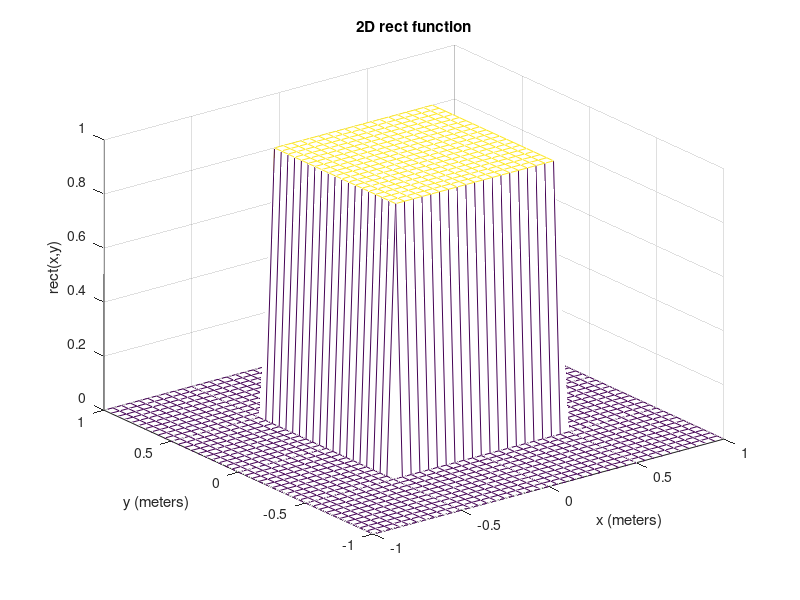
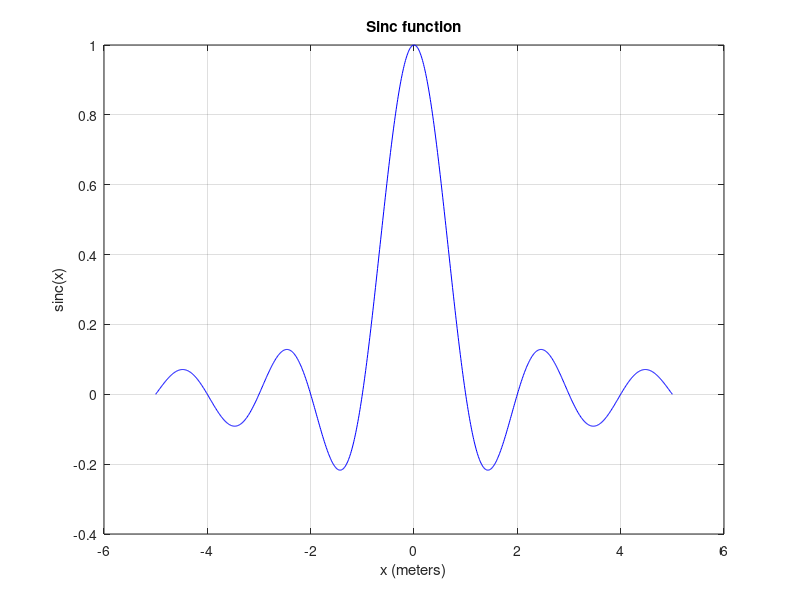
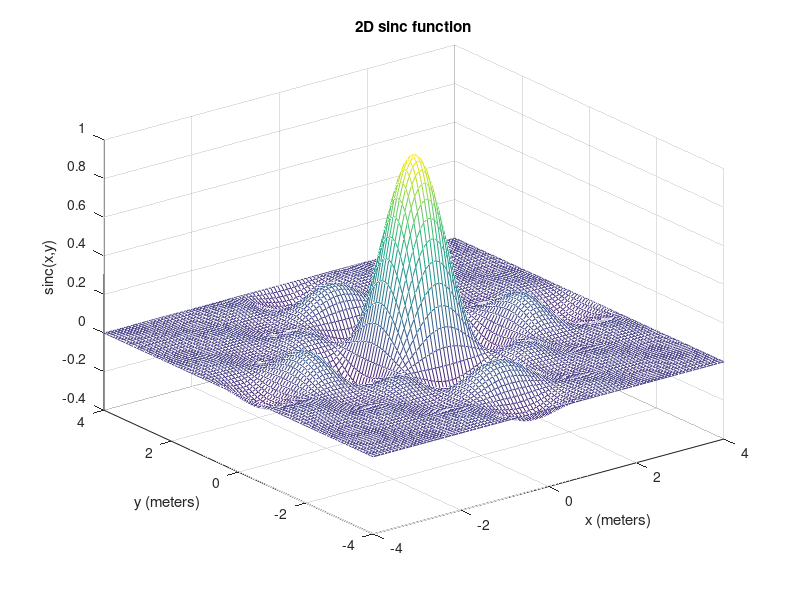
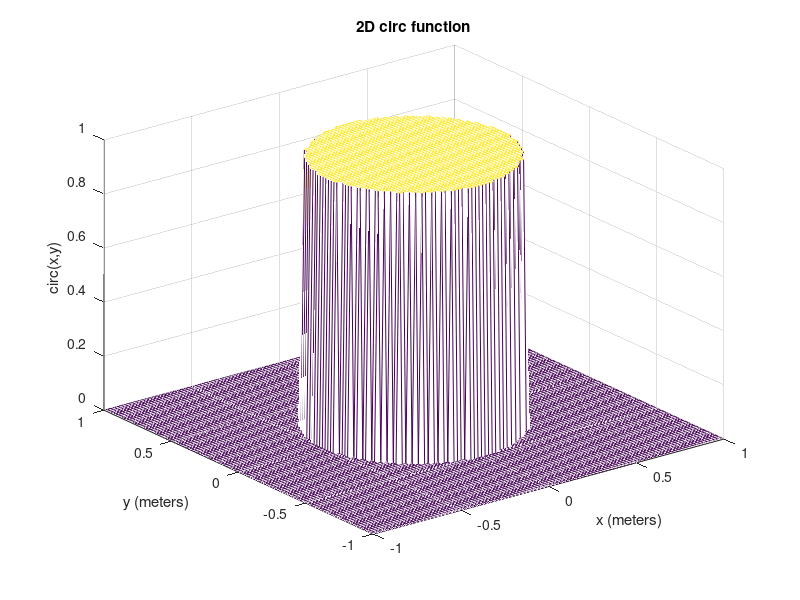

These figures' MATLAB source, in order: (Note: this script raises an error after producing the figures.)
% Plot some 2D signals

addpath(genpath('..\..\MATLAB\'));

%% Rect

[x,y] = meshgrid( -1:.05:1 );

g = double( abs(x) < .5 & abs(y) < .5 );


figure
mesh( x, y, g  ) % note the use of d here
xlabel('x (meters)');
ylabel('y (meters)');
zlabel('rect(x,y)');
title('2D rect function')

%% 1D Sinc

x = linspace(-5,5,1000);

y = sinc(x);

figure
plot(x,y, 'b-')

xlabel('x (meters)');
ylabel('sinc(x)');
title('Sinc function')
grid


%% 2D sinc

[x,y] = meshgrid( linspace(-4,4,100) );
z = sinc(x).*sinc(y);

figure
mesh(x,y,z)

xlabel('x (meters)');
ylabel('y (meters)');
zlabel('sinc(x,y)');
title('2D sinc function')

%% Circ

[x,y] = meshgrid( linspace(-1,1,100) );
z = double( sqrt( x.^2 + y.^2 ) < .5 );

figure
mesh(x,y,z)

xlabel('x (meters)');
ylabel('y (meters)');
zlabel('circ(x,y)');
title('2D circ function')


%% Cosine

[x,y] = meshgrid( linspace(-1,1,100) );

u0=1;
v0=2;

z = cos( 2*pi*(u0*x + v0*y));

figure
mesh(x,y,z)

xlabel('x (meters)');
ylabel('y (meters)');
zlabel('f(x,y)');
title('2D cosine')


%% Cosine + spectrum

N = 256;
d = .01; % meters

[w1,w2,f1,f2,u,v,x,y] = fftshift_samples2d( N, d );

[X,Y]=meshgrid(x,y);

u0=1;
v0=2;
z = cos( 2*pi*(u0*X + v0*Y));


im(z,1,0,2,x,y)
axis xy
xlabel('x (meters)');
ylabel('y (meters)');
zlabel('f(x,y)');
title('2D cosine')

  
Z = fftshift(fft2(ifftshift(z)));
   

im( abs(Z) == max(abs(Z(:))) ,1,0,2,u,v)
axis xy
xlabel('u (cycles/meter)');
ylabel('v (cycles/meter)');
zlabel('|G(u,v)|');
title('CSFT of cosine')
axis([-10,10,-10,10])



u0=-5;
v0=8;
z = cos( 2*pi*(u0*X + v0*Y));


im(z,1,0,2,x,y)
axis xy
xlabel('x (meters)');
ylabel('y (meters)');
zlabel('f(x,y)');
title('2D cosine')

  
Z = fftshift(fft2(ifftshift(z)));
   

im( abs(Z) == max(abs(Z(:))) ,1,0,2,u,v)
axis xy
xlabel('u (cycles/meter)');
ylabel('v (cycles/meter)');
zlabel('|G(u,v)|');
title('CSFT of cosine')
axis([-10,10,-10,10])


%% Rect - Sinc pair


[x,y] = meshgrid( -1:.05:1 );

g = double( abs(x) < .5 & abs(y) < .5 );


figure
mesh( x, y, g  ) % note the use of d here
xlabel('x (m)');
ylabel('y (m)');
zlabel('rect(x,y)');
title('2D rect function')


[x,y] = meshgrid( linspace(-4,4,100) );
z = sinc(x).*sinc(y);

figure
mesh(x,y,z)

xlabel('u (cyc/m)');
ylabel('v (cyc/m)');
zlabel('sinc(u,v)');
title('CSFT')


%% circ - jinc pair

[x,y] = meshgrid( linspace(-1,1,100) );
z = double( sqrt( x.^2 + y.^2 ) < .5 );

figure
mesh(x,y,z)

xlabel('x (meters)');
ylabel('y (meters)');
zlabel('circ(x,y)');
title('2D circ function')


[u,v] = meshgrid( linspace(-4,4,100) );
d = sqrt(u.^2+v.^2);
z = besselj(1, pi*d ) ./ (2*d);

figure
mesh(u,v,z)

xlabel('u (cyc/m)');
ylabel('v (cyc/m)');
zlabel('sinc(u,v)');
title('CSFT')

